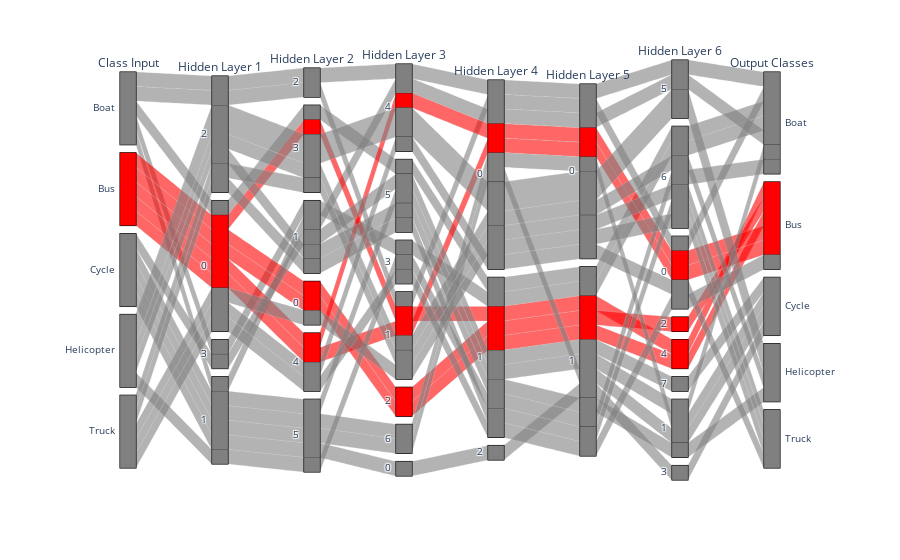

This figure's notebook cell:
### Code cell
# CLASSE 1
import plotly.express as px

color = pd.DataFrame(classes,columns=['Class']);
colorscale =[[0, 'gray'],[0.5, 'red'],[0.7,'gray'],[0.9,'gray'],[1,'gray']];

fig=px.parallel_categories(dfTot,dimensions=['Class','L1 C1','L2 C1','L3 C1', 'L4 C1','L5 C1','L6 C1','class'], labels={'Class':'Class Input','L1 C1':'Hidden Layer 1','L2 C1':'Hidden Layer 2','L3 C1':'Hidden Layer 3','L4 C1':'Hidden Layer 4','L5 C1':'Hidden Layer 5','L6 C1':'Hidden Layer 6','class':'Output Classes'},color=classes,color_continuous_scale=colorscale)
fig.update(layout_coloraxis_showscale=False)

fig

### Figure 1 — Plotly figure (JSON) as saved in the notebook; plotly's stock layout.template omitted (floating-point values rounded to 4 significant figures)
{"data": [{"dimensions": [{"label": "Class Input", "values": ["Boat", "Boat", "Boat", "Boat", "Boat", "Bus", "Bus", "Bus", "Bus", "Bus", "Cycle", "Cycle", "Cycle", "Cycle", "Cycle", "Helicopter", "Helicopter", "Helicopter", "Helicopter", "Helicopter", "Truck", "Truck", "Truck", "Truck", "Truck"]}, {"label": "Hidden Layer 1", "values": ["2", "0", "3", "2", "1", "0", "0", "0", "0", "0", "3", "1", "1", "1", "1", "2", "2", "2", "2", "1", "2", "2", "0", "0", "0"]}, {"label": "Hidden Layer 2", "values": ["2", "3", "1", "2", "1", "0", "4", "4", "3", "0", "1", "5", "5", "5", "5", "1", "3", "3", "3", "5", "1", "3", "0", "4", "4"]}, {"label": "Hidden Layer 3", "values": ["4", "5", "3", "1", "4", "2", "1", "4", "1", "2", "5", "6", "0", "5", "6", "5", "4", "1", "4", "3", "5", "1", "1", "4", "3"]}, {"label": "Hidden Layer 4", "values": ["0", "1", "1", "0", "0", "1", "0", "0", "1", "1", "1", "0", "2", "1", "0", "1", "0", "0", "0", "1", "1", "0", "0", "0", "1"]}, {"label": "Hidden Layer 5", "values": ["0", "1", "1", "0", "0", "1", "0", "0", "1", "1", "1", "1", "1", "1", "0", "1", "0", "0", "0", "1", "1", "0", "0", "0", "1"]}, {"label": "Hidden Layer 6", "values": ["5", "6", "6", "0", "5", "2", "0", "0", "4", "4", "7", "1", "3", "1", "1", "1", "5", "6", "5", "6", "6", "6", "6", "0", "0"]}, {"label": "Output Classes", "values": ["Boat", "Boat", "Boat", "Boat", "Boat", "Bus", "Bus", "Bus", "Bus", "Bus", "Cycle", "Cycle", "Cycle", "Boat", "Cycle", "Helicopter", "Helicopter", "Helicopter", "Helicopter", "Boat", "Truck", "Truck", "Truck", "Truck", "Bus"]}], "domain": {"x": [0, 1], "y": [0, 1]}, "line": {"color": [0, 0, 0, 0, 0, 0.5, 0.5, 0.5, 0.5, 0.5, 0.7, 0.7, 0.7, 0.7, 0.7, 0.9, 0.9, 0.9, 0.9, 0.9, 1, 1, 1, 1, 1], "coloraxis": "coloraxis"}, "name": "", "type": "parcats"}], "layout": {"coloraxis": {"colorbar": {"title": {"text": "color"}}, "colorscale": [[0, "gray"], [0.5, "red"], [0.7, "gray"], [0.9, "gray"], [1, "gray"]], "showscale": false}, "legend": {"tracegroupgap": 0}, "margin": {"t": 60}}}
